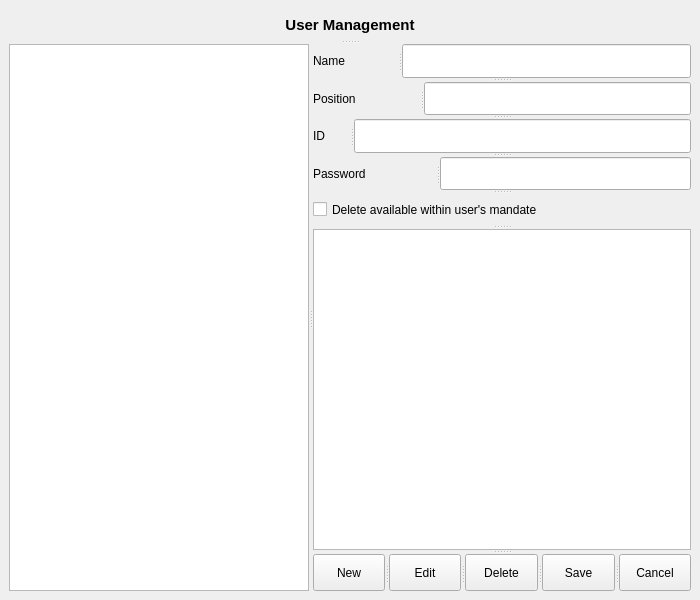
<?xml version="1.0" encoding="UTF-8"?>
<ui version="4.0">
 <class>MainWindow</class>
 <widget class="QMainWindow" name="MainWindow">
  <property name="geometry">
   <rect>
    <x>0</x>
    <y>0</y>
    <width>700</width>
    <height>600</height>
   </rect>
  </property>
  <property name="sizePolicy">
   <sizepolicy hsizetype="Preferred" vsizetype="Preferred">
    <horstretch>0</horstretch>
    <verstretch>0</verstretch>
   </sizepolicy>
  </property>
  <property name="minimumSize">
   <size>
    <width>700</width>
    <height>600</height>
   </size>
  </property>
  <property name="maximumSize">
   <size>
    <width>1000</width>
    <height>800</height>
   </size>
  </property>
  <property name="windowTitle">
   <string>MainWindow</string>
  </property>
  <widget class="QWidget" name="centralwidget">
   <layout class="QGridLayout" name="gridLayout">
    <item row="0" column="0">
     <widget class="QSplitter" name="splitter_9">
      <property name="orientation">
       <enum>Qt::Vertical</enum>
      </property>
      <widget class="QLabel" name="label">
       <property name="font">
        <font>
         <pointsize>11</pointsize>
         <weight>75</weight>
         <bold>true</bold>
        </font>
       </property>
       <property name="text">
        <string>User Management</string>
       </property>
       <property name="alignment">
        <set>Qt::AlignCenter</set>
       </property>
      </widget>
      <widget class="QSplitter" name="splitter_8">
       <property name="orientation">
        <enum>Qt::Horizontal</enum>
       </property>
       <widget class="QTableView" name="tableView">
        <property name="sizePolicy">
         <sizepolicy hsizetype="Preferred" vsizetype="Expanding">
          <horstretch>0</horstretch>
          <verstretch>0</verstretch>
         </sizepolicy>
        </property>
        <property name="minimumSize">
         <size>
          <width>300</width>
          <height>0</height>
         </size>
        </property>
        <property name="maximumSize">
         <size>
          <width>300</width>
          <height>16777215</height>
         </size>
        </property>
       </widget>
       <widget class="QSplitter" name="splitter_7">
        <property name="orientation">
         <enum>Qt::Vertical</enum>
        </property>
        <widget class="QSplitter" name="splitter_6">
         <property name="orientation">
          <enum>Qt::Vertical</enum>
         </property>
         <widget class="QSplitter" name="splitter_5">
          <property name="orientation">
           <enum>Qt::Horizontal</enum>
          </property>
          <widget class="QLabel" name="label_3">
           <property name="text">
            <string>Name</string>
           </property>
          </widget>
          <widget class="QLineEdit" name="lineEdit_2"/>
         </widget>
         <widget class="QSplitter" name="splitter_4">
          <property name="orientation">
           <enum>Qt::Horizontal</enum>
          </property>
          <widget class="QLabel" name="label_5">
           <property name="text">
            <string>Position</string>
           </property>
          </widget>
          <widget class="QLineEdit" name="lineEdit_4"/>
         </widget>
         <widget class="QSplitter" name="splitter_3">
          <property name="orientation">
           <enum>Qt::Horizontal</enum>
          </property>
          <widget class="QLabel" name="label_2">
           <property name="text">
            <string>ID</string>
           </property>
          </widget>
          <widget class="QLineEdit" name="lineEdit"/>
         </widget>
         <widget class="QSplitter" name="splitter_2">
          <property name="orientation">
           <enum>Qt::Horizontal</enum>
          </property>
          <widget class="QLabel" name="label_4">
           <property name="text">
            <string>Password</string>
           </property>
          </widget>
          <widget class="QLineEdit" name="lineEdit_3"/>
         </widget>
         <widget class="QCheckBox" name="checkBox">
          <property name="text">
           <string>Delete available within user's mandate</string>
          </property>
         </widget>
        </widget>
        <widget class="QTableView" name="tableView_2"/>
        <widget class="QSplitter" name="splitter">
         <property name="orientation">
          <enum>Qt::Horizontal</enum>
         </property>
         <widget class="QPushButton" name="pushButton_2">
          <property name="text">
           <string>New</string>
          </property>
         </widget>
         <widget class="QPushButton" name="pushButton_3">
          <property name="text">
           <string>Edit</string>
          </property>
         </widget>
         <widget class="QPushButton" name="pushButton_4">
          <property name="text">
           <string>Delete</string>
          </property>
         </widget>
         <widget class="QPushButton" name="pushButton">
          <property name="text">
           <string>Save</string>
          </property>
         </widget>
         <widget class="QPushButton" name="pushButton_5">
          <property name="text">
           <string>Cancel</string>
          </property>
         </widget>
        </widget>
       </widget>
      </widget>
     </widget>
    </item>
   </layout>
  </widget>
 </widget>
 <resources/>
 <connections/>
</ui>
